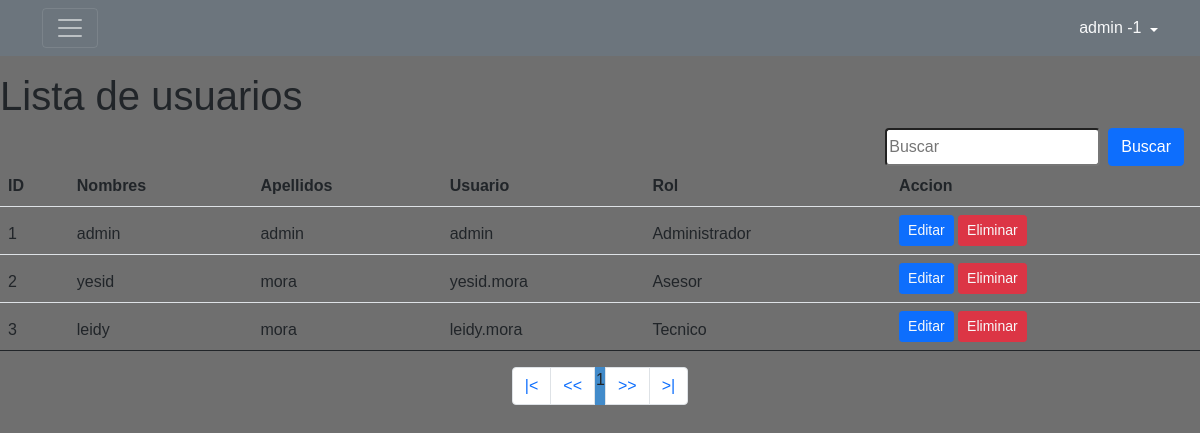
Screenshot of /menu/usuarios.php (signed in) with the database file from the repository.
### tables this page shows
CREATE TABLE `usuario` (
  `id_usuario` int(11) NOT NULL,
  `nombres` varchar(45) NOT NULL,
  `apellidos` varchar(30) NOT NULL,
  `usuario` varchar(20) NOT NULL,
  `pass` varchar(45) NOT NULL,
  `rol` int(11) NOT NULL
);

CREATE TABLE `rol` (
  `idRol` int(11) NOT NULL,
  `rol` varchar(20) NOT NULL
);

### menu/usuarios.php (the view, shortened to what this page needs)
<?php
  include "../conexion-bd.php";
?>
<!DOCTYPE html>
<html lang="en">
<head>
    <link href="https://cdn.jsdelivr.net/npm/bootstrap@5.1.3/dist/css/bootstrap.min.css" rel="stylesheet">
    <link rel="stylesheet" href="../styles/estilos.css">
</head>
<body>
<?php include "includes/menu.php" ?>;
<section class="pt-5">
    <h1>Lista de usuarios</h1>
    <form action="buscadorUsuario.php" method="GET" class="d-flex justify-content-end pe-3">
    <input type="text" class="me-2 rounded" name="busqueda" id="busqueda" placeholder="Buscar">
    <input type="submit" value="Buscar" class="btn btn-primary">
    </form>
    <table class="table">
  <thead>
    <tr>
      <th scope="col">ID</th>
      <th scope="col">Nombres</th>
      <th scope="col">Apellidos</th>
      <th scope="col">Usuario</th>
      <th scope="col">Rol</th>
      <th scope="col">Accion</th>
    </tr>
    <?php
        $sql_registe = mysqli_query($conn, "SELECT COUNT(*) as total_registro FROM usuario");
        $result_register = mysqli_fetch_array($sql_registe);
        $total_registro = $result_register['total_registro'];
        $por_pagina = 5;
        if(empty($_GET['pagina']))
        {
          $pagina = 1;
        }else{
          $pagina = $_GET['pagina'];
        }
        $desde = ($pagina-1) * $por_pagina;
        $total_paginas = ceil($total_registro / $por_pagina);
       $query = mysqli_query($conn,"SELECT u.id_usuario, u.nombres, u.apellidos, u.usuario, r.rol FROM usuario u INNER JOIN rol r ON u.rol= r.idRol ORDER BY u.id_usuario ASC LIMIT $desde, $por_pagina ");
      $result = mysqli_num_rows($query);
      if($result > 0)
      {
        while ($data = mysqli_fetch_array($query)){
    ?>
      <tr>
      <td><?php echo $data['id_usuario']; ?></td>
      <td><?php echo $data['nombres']; ?></td>
      <td><?php echo $data['apellidos']; ?></td>
      <td><?php echo $data['usuario']; ?></td>
      <td><?php echo $data['rol']; ?></td>
      <td>
          <a class="link-primary btn btn-primary btn-sm text-light" href="actualizarUsuario.php?id=<?php echo $data["id_usuario"]; ?>">Editar</a>
          <?php if($_SESSION["rol"] == 1){ ?>
            <a class="link-danger btn btn-danger btn-sm text-light" href="eliminarUsuario.php?id=<?php echo $data["id_usuario"]; ?>">Eliminar</a>
          <?php } ?>
      </td>
    </tr>
    <?php
        }
      }
    ?>
  </thead>
</table>
    </section>
    <div class="container">
  <ul class="pagination justify-content-center">
    <li class="page-item"><a class="page-link" href="">|<</a></li>
    <li class="page-item"><a class="page-link" href=""><<</a></li>
    <?php
      for ($i=1; $i <= $total_paginas; $i++) {
          if($i == $pagina)
          {
            echo '<li class="paginaSeleccionada">'.$i.'</li>';
          }else
            echo '<li><a href="?pagina='.$i.'">'.$i.'</a></li>';
          }
    ?>
    <li class="page-item"><a  class="page-link" href="">>></a></li>
    <li class="page-item"><a class="page-link" href="">>|</a></li>
  </ul>
</div>
</body>
</html>

### menu/includes/menu.php (shortened to what this page needs)
  <!DOCTYPE html>
<html lang="en">
<head>
    <link href="https://cdn.jsdelivr.net/npm/bootstrap@5.0.2/dist/css/bootstrap.min.css" rel="stylesheet">
    <link rel="stylesheet" href="../styles/estilos.css">
</head>
<body>
<div class="sidebar-nav">
  <nav class="navbar navbar-dark bg-secondary fixed-top">
    <div class="container">
      <button class="navbar-toggler" type="button" data-bs-toggle="offcanvas" data-bs-target="#offcanvasNavbar" aria-controls="offcanvasNavbar">
        <span class="navbar-toggler-icon"></span>
      </button>
      <div class="btn-group">
        <a href="#" class="dropdown-toggle text-white text-decoration-none" data-bs-toggle="dropdown" aria-expanded="false">
        <span class="user text-light"><?php echo $_SESSION['usuario']. ' -' .$_SESSION['rol']; ?></span>
        </a>
      </div>
</div>
</nav>
</div>
</body>
</html>

### styles/estilos.css (style rules this page uses)
:root { --color-fondo:#6f6f6f; --borde-formularios: 10px; --color-formularios: #5e5e5e; }
body { margin: 0; padding: 0; font-family: sans-serif; background:var(--color-fondo); }
.sidebar-nav .dropdown-toggle::after { position: relative; top: 3px; }
.paginaSeleccionada { background: #428bca; border: 1px solid #428bca; }

### rows the page displays
usuario: id_usuario "1", nombres "admin", apellidos "admin", usuario "admin", rol.rol "Administrador"
usuario: id_usuario "2", nombres "yesid", apellidos "mora", usuario "yesid.mora", rol.rol "Asesor"
usuario: id_usuario "3", nombres "leidy", apellidos "mora", usuario "leidy.mora", rol.rol "Tecnico"

### other values shown
$_SESSION['usuario'] "admin"
$_SESSION['rol'] "1"
